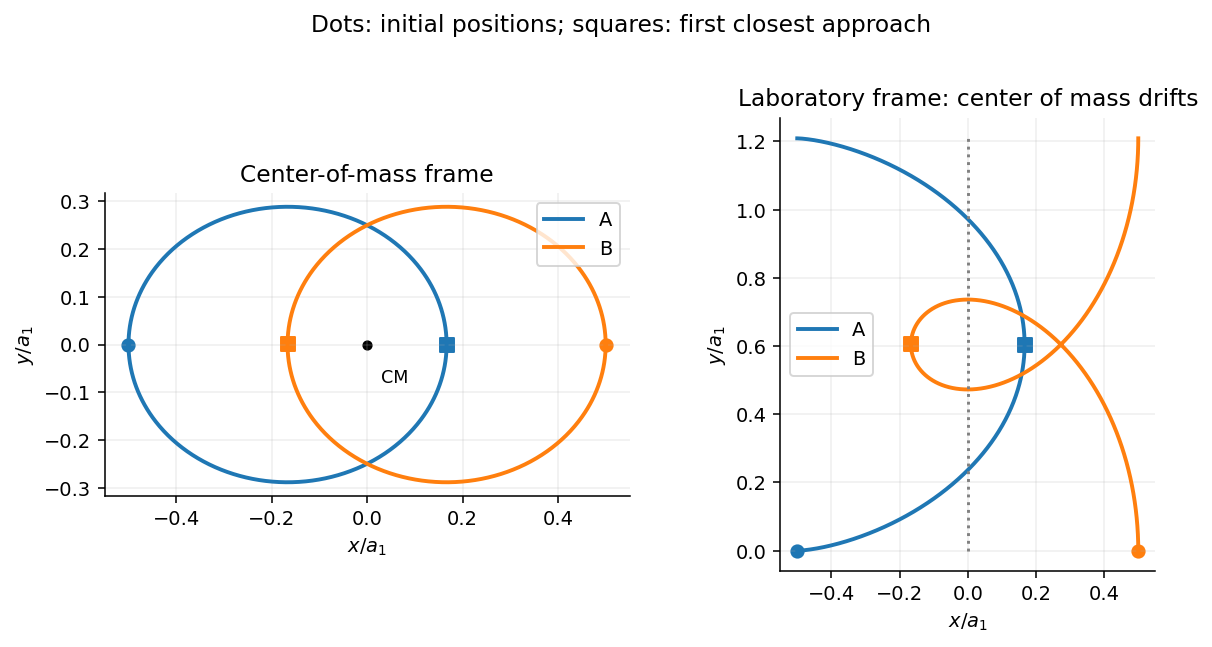

This figure's Python source:
from pathlib import Path
import numpy as np
import matplotlib
matplotlib.use('Agg')
import matplotlib.pyplot as plt
plt.rcParams.update({'font.size':10,'axes.spines.top':False,'axes.spines.right':False})

w=np.linspace(0,2*np.pi,900);a=2/3;e=.5
r=np.array([a*(e+np.cos(w)),a*np.sqrt(1-e*e)*np.sin(w)])
t=(w+e*np.sin(w))/np.sqrt(2/a**3);R=np.array([np.zeros_like(t),t/2])
fig,ax=plt.subplots(1,2,figsize=(9,4.5))
for j,lab in enumerate(['Center-of-mass frame','Laboratory frame: center of mass drifts']):
 c=np.zeros_like(R) if j==0 else R
 for sign,name,color in [(-1,'A','tab:blue'),(1,'B','tab:orange')]:
  xy=c+sign*r/2
  ax[j].plot(*xy,label=name,color=color,lw=2)
  ax[j].scatter(*xy[:,0],color=color,s=40,marker='o')
  i=np.argmin(abs(w-np.pi));ax[j].scatter(*xy[:,i],color=color,s=48,marker='s')
 ax[j].plot(*c,color='gray',ls=':',lw=1.5)
 ax[j].set(xlabel=r'$x/a_1$',ylabel=r'$y/a_1$',title=lab,aspect='equal');ax[j].grid(alpha=.2);ax[j].legend()
ax[0].scatter(0,0,color='black',s=18);ax[0].text(.03,-.08,'CM',fontsize=9)
fig.suptitle('Dots: initial positions; squares: first closest approach',y=1.02)

fig.tight_layout()
fig.savefig(Path(__file__).stem+'.png',dpi=140,facecolor='white',bbox_inches='tight')
plt.close(fig)
